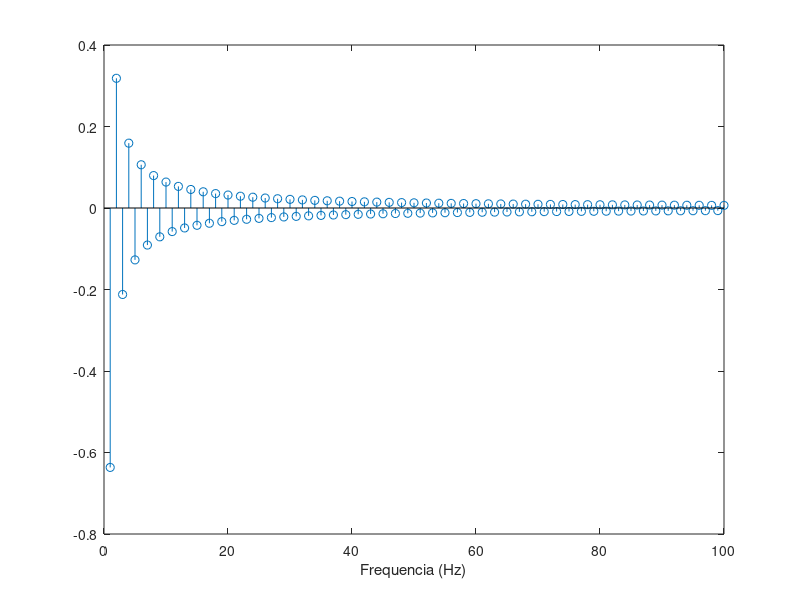

Recreate this plot in MATLAB. (Note: this script raises an error after producing the figure.)
% a)
load amplitudes.txt
amplitudes

% b)
stem(amplitudes)
stem(1:length(amplitudes),amplitudes)

% c)
% i)
xlabel('Frequencia (Hz)')

% ii)
t = 0:0.01:2-0.01;
length(t)
t(1)
t(200)
whos    % lista de variaveis no workspace com size e type (desnecessário)
a = amplitudes;
f0 = 2

s1 = a(1) * sin(2 * pi * k * f0 * t)
s2 = a(2) * sin(2 * pi * k * f0 * t)
s3 = a(3) * sin(2 * pi * k * f0 * t)
s4 = a(4) * sin(2 * pi * k * f0 * t)
s5 = a(5) * sin(2 * pi * k * f0 * t)
s6 = a(6) * sin(2 * pi * k * f0 * t)
s7 = a(7) * sin(2 * pi * k * f0 * t)
s8 = a(8) * sin(2 * pi * k * f0 * t)

plot(t, s1)

% iii)                  % À pedreiro
subplot(4,2,1)
stem(s1)
xlabel('s1')
subplot(4,2,2)
stem(s2)
xlabel('s2')
subplot(4,2,3)
stem(s3)
xlabel('s3')
subplot(4,2,4)
stem(s4)
xlabel('s4')
subplot(4,2,5)
stem(s5)
xlabel('s5')
subplot(4,2,6)
stem(s6)
xlabel('s6')
subplot(4,2,7)
stem(s7)
xlabel('s7')
subplot(4,2,8)
stem(s8)
xlabel('s8')
                               % Ou (forma simples)
for k=1:8
    s(k,:) = a(k)*sin(2*pi*k*f0*t)
    subplot(4,2,k)  
    stem(s(k,:))
    xlabel('s')
end
                                % tudo ao molho
hold on
for k=1:8
    s(k,:) = a(k)*sin(2*pi*k*f0*t)
    plot(t,s(k,:))
end
hold off

% iv)
plot(t,sum(s))

% d)
t = 0:0.01:2-0.01;
length(t)
t(1)
t(200)
whos    % lista de variaveis no workspace com size e type (desnecessário)
a = amplitudes;
f0 = 16

for k=1:8
    s(k,:) = a(k)*sin(2*pi*k*f0*t)
    subplot(4,2,k)  
    stem(s(k,:))
    xlabel('s')
end

hold on
for k=1:8
    s(k,:) = a(k)*sin(2*pi*k*f0*t)
    plot(t,s(k,:))
end
hold off

plot(t,sum(s))
